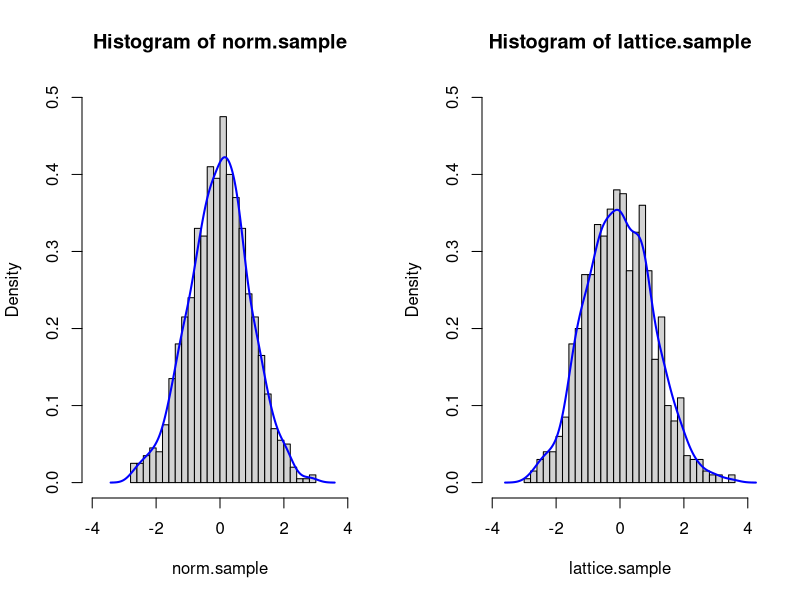

Here is the R script that generated this plot:
##Normal Distribution Sampling
#Parameter setting: 
set.seed(086)
N=1000
n=1000

#Sampling with rnorm() and 'lattice point discretization method':
norm.sample=rnorm(n)
xi=seq(-4, 4, length.out=N)
xi.density=dnorm(xi)/sum(dnorm(xi))
lattice.sample=sample(xi, replace=T, size=n, prob=xi.density)
opar<-par(mfrow=c(1,2))
hist(norm.sample, xlim=c(-4,4), ylim=c(0,0.5), breaks=32, probability=T)
lines(density(norm.sample), col="blue", lwd=2)
hist(lattice.sample, xlim=c(-4,4), ylim=c(0,0.5), breaks=32, probability=T)
lines(density(lattice.sample), col="blue", lwd=2)
par(opar)